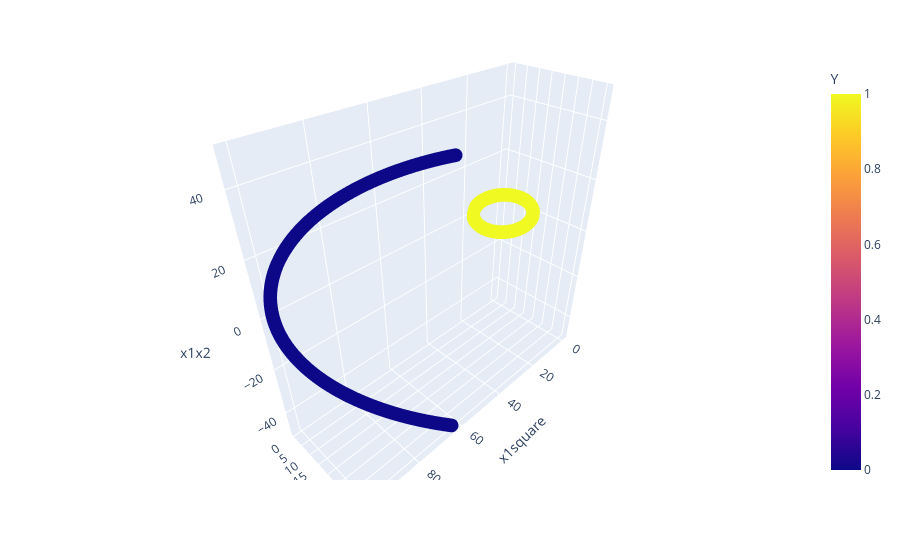

Notebook cell for this chart:
### Code cell
fig = px.scatter_3d(df1, x= "x1square", y = "x2square", z = "x1x2", color = "Y")
fig.show()

### Figure 1 — Plotly figure (JSON) as saved in the notebook; plotly's stock layout.template omitted (floating-point values rounded to 4 significant figures; data arrays with more than 128 entries replaced by an {"elided": "..."} marker saying what was removed)
{"data": [{"hovertemplate": "x1square=%{x}<br>x2square=%{y}<br>x1x2=%{z}<br>Y=%{marker.color}<extra></extra>", "legendgroup": "", "marker": {"color": {"elided": "3332 int values"}, "coloraxis": "coloraxis", "symbol": "circle"}, "mode": "markers", "name": "", "scene": "scene", "showlegend": false, "type": "scatter3d", "x": {"elided": "3332 float values"}, "y": {"elided": "3332 float values"}, "z": {"elided": "3332 float values"}}], "layout": {"coloraxis": {"colorbar": {"title": {"text": "Y"}}, "colorscale": [[0, "#0d0887"], [0.1111, "#46039f"], [0.2222, "#7201a8"], [0.3333, "#9c179e"], [0.4444, "#bd3786"], [0.5556, "#d8576b"], [0.6667, "#ed7953"], [0.7778, "#fb9f3a"], [0.8889, "#fdca26"], [1, "#f0f921"]]}, "legend": {"tracegroupgap": 0}, "margin": {"t": 60}, "scene": {"domain": {"x": [0, 1], "y": [0, 1]}, "xaxis": {"title": {"text": "x1square"}}, "yaxis": {"title": {"text": "x2square"}}, "zaxis": {"title": {"text": "x1x2"}}}}}
